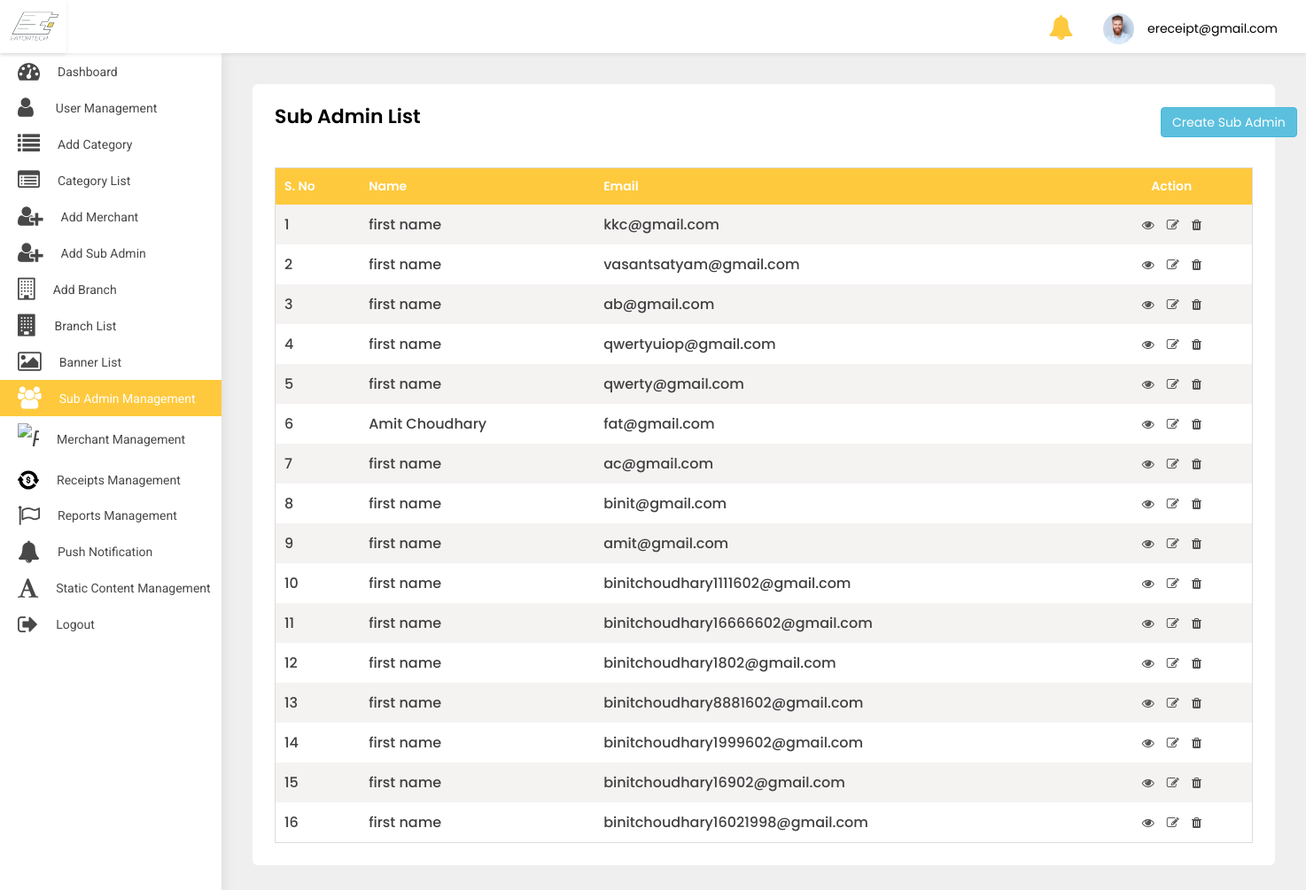
/adminpanel/sub-admin-list/ (signed in), run on an earlier commit of the app's database.
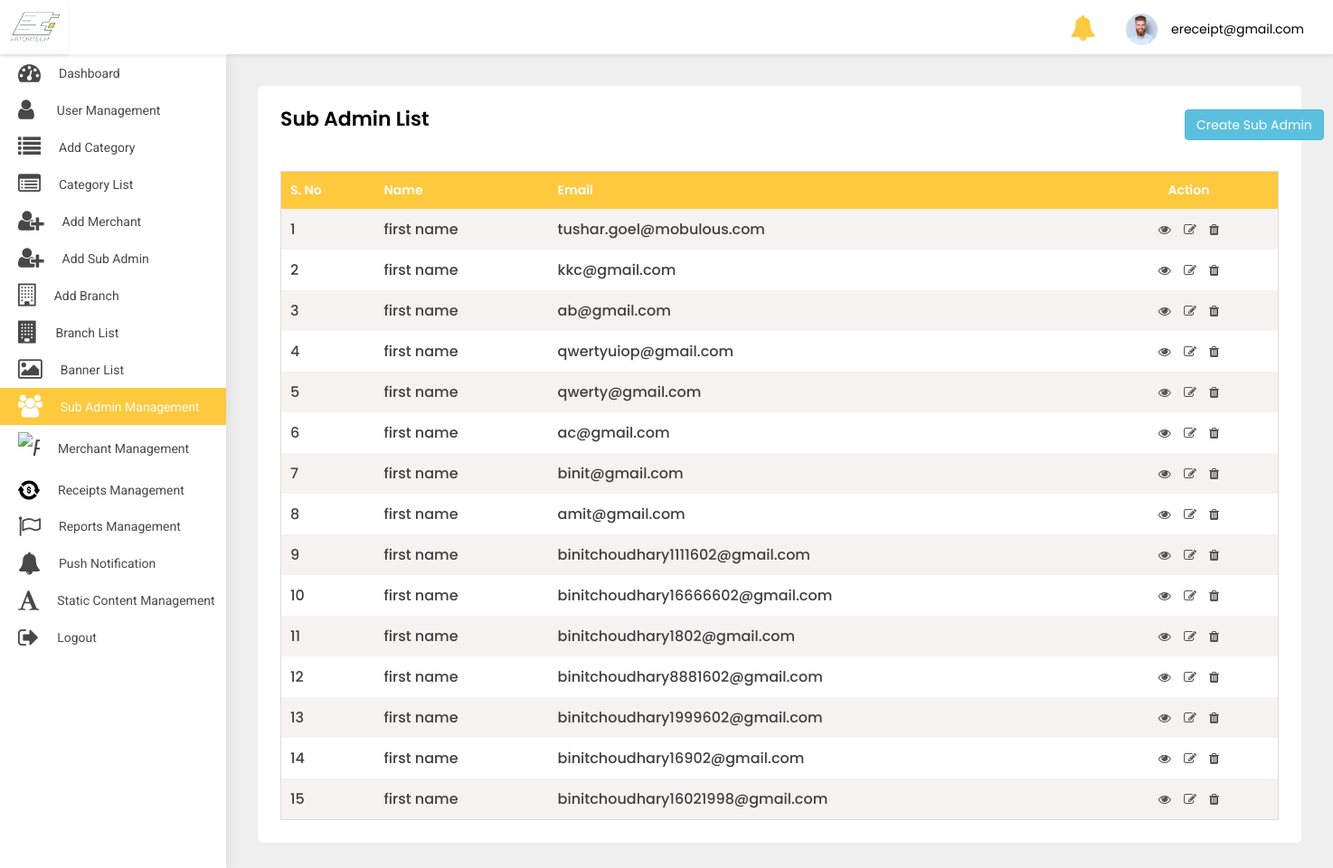
And on a later commit of the database.
### src/models.py (models this page shows)
class User(AbstractBaseUser, PermissionsMixin):
    first_name = models.CharField(default='first name', max_length=100)
    last_name = models.CharField(default='', max_length=100, null=True, blank=True)
    email = models.CharField(default='', max_length=255, unique=True)
    country_code = models.CharField(default='+91', max_length=10)
    phone_number = models.CharField(default='', max_length=18)
    profile_pic = models.ImageField(default='default_profile.png', null=True, blank=True)
    device_token = models.CharField(default='', max_length=500, null=True, blank=True)
    password = models.CharField(default='', max_length=100)
    confirm_password = models.CharField(default='', max_length=100)
    is_merchant = models.BooleanField(default=False)
    is_subadmin = models.BooleanField(default=False)
    created_at = models.DateTimeField(auto_now_add=True)
    is_active = models.BooleanField(default=True)
    is_staff = models.BooleanField(default=False)
    can_manage_merchant = models.BooleanField(default=False)
    can_manage_category = models.BooleanField(default=False)
    can_manage_branch = models.BooleanField(default=False)
    can_manage_receipts = models.BooleanField(default=False)
    can_manage_dashboard = models.BooleanField(default=False)
    objects = UserManager()
    USERNAME_FIELD = 'email'
    class Meta:
        ordering = ('-created_at',)

### adminpanel/views.py (the view)
# urls.py: path('sub-admin-list/', SubAdminList.as_view(), name='sub-admin-list'),
class SubAdminList(LoginRequiredMixin, ListView):
    login_url = 'adminpanel:login'
    model = User
    template_name = 'sub-admin-list.html'
    def get(self, request, *args, **kwargs):
        user = User.objects.filter(is_subadmin=True)
        return render(self.request, 'sub-admin-list.html', {'object_list': user})

### adminpanel/templates/sub-admin-list.html (shortened to what this page needs)
{% extends 'base-ereceipt.html' %}
{% block body %}
<div class="WrapperArea">
    <div class="WrapperBox">
        <div class="Small-Wrapper">
            <h4 class="Title">Sub Admin List</h4>
            <a href="{% url 'adminpanel:add-sub-admin' %}" class="btn btn-info" style="margin-left:1000px;margin-top:-38px;">Create Sub Admin</a>
            <div class="TableList">
                <div class="dragscroll">
                    <table>
                        <thead>
                        <tr>
                            <th>S. No</th>
                            <th>Name</th>
                            <th>Email</th>
                            <th>Action</th>
                        </tr>
                        </thead>
                        <tbody>
                        {% for object in object_list %}
                        <tr>
                            <td>{{forloop.counter}}</td>
                            <td>{{object.first_name}} {{object.last_name}}</td>
                            <td>{{object.email}}</td>
                            <td>
                                <a href="{% url 'adminpanel:sub-admin-detail' object.id %}"><i class="fa fa-eye"></i></a>
                                <a href="{% url 'adminpanel:update-sub-admin' object.id %}"><i class="fa fa-edit"></i></a>
                                <a href="{% url 'adminpanel:delete-sub-admin' object.id %}"><i class="fa fa-trash"></i></a>
                            </td>
                        </tr>
                        {% endfor %}
                        </tbody>
                    </table>
                </div>
            </div>
        </div>
    </div>
</div>
{% endblock body %}

What changed in the data, as far as the page shows it:
removed User: first_name "first name", email "vasantsatyam@gmail.com"
removed User: first_name "Amit", last_name "Choudhary", email "fat@gmail.com"
added User: first_name "first name", email "tushar.goel@mobulous.com"
